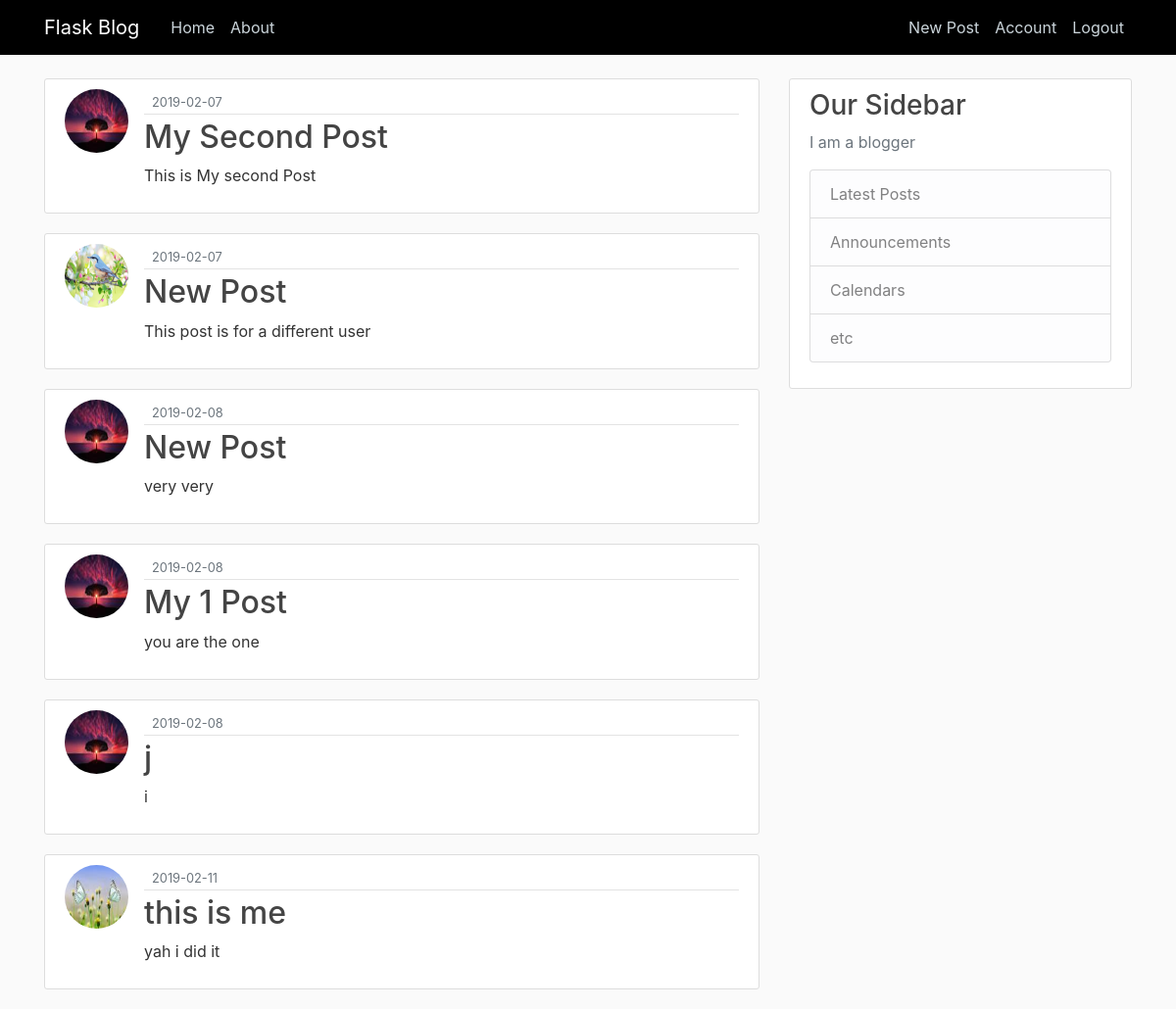
Screenshot of /home (signed in) with the database file from the repository.
### flaskblog/models.py (models this page shows, shortened)
class Post(db.Model):
    id = db.Column(db.Integer, primary_key=True)
    title = db.Column(db.String(100), nullable=False)
    date_posted = db.Column(db.DateTime, nullable=False, default=datetime.utcnow)
    content = db.Column(db.Text,nullable=False)
    user_id = db.Column(db.Integer, db.ForeignKey('user.id'), nullable=False)

class User(db.Model, UserMixin):
    id = db.Column(db.Integer, primary_key=True)
    username = db.Column(db.String(20), unique=True, nullable=False)
    email = db.Column(db.String(120), unique=True, nullable=False)
    image_file = db.Column(db.String(20), nullable=False, default='default.jpg')
    password = db.Column(db.String(60), nullable=False)
    post = db.relationship('Post', backref='author', lazy=True)

### flaskblog/routes.py (the view)
@app.route('/')
@app.route('/home')
def home():
    posts = Post.query.all()
    return render_template('home.html', posts=posts)

### flaskblog/models.py (called while the page is built)
@login_manager.user_loader
def load_user(user_id):
    return User.query.get(int(user_id))

### flaskblog/templates/home.html (shortened to what this page needs)
{% extends "layout.html" %}
    {% block content %}
    {% for post in posts %}
    <article class="media content-section">
      <img class="rounded-circle article-img" src="{{ url_for('static', filename='profile_pics/' + post.author.image_file) }}" >
        <div class="media-body">
          <div class="article-metadata">
            <small class="text-muted">{{ post.date_posted.strftime('%Y-%m-%d') }}</small>
          </div>
          <h2><a class="article-title" href="{{ url_for('post', post_id=post.id)}}">{{ post.title }}</a></h2>
          <p class="article-content">{{ post.content }}</p>
        </div>
      </article>
    {% endfor %}
{% endblock content %}

### flaskblog/static/main.css (style rules this page uses)
body { background: #fafafa; color: #333333; margin-top: 5rem; }
h1, h2, h3, h4, h5, h6 { color: #444444; }
.content-section { background: #ffffff; padding: 10px 20px; border: 1px solid #dddddd; border-radius: 3px; margin-bottom: 20px; }
.article-title { color: #444444; }
.article-content { white-space: pre-line; }
.article-img { height: 65px; width: 65px; margin-right: 16px; }
.article-metadata { padding-bottom: 1px; margin-bottom: 4px; border-bottom: 1px solid #e3e3e3; }

### rows the page displays
Post: image_file (picture), date_posted "2019-02-07", title "My Second Post", content "This is My second Post"
Post: image_file (placeholder picture), date_posted "2019-02-07", title "New Post", content "This post is for a different user"
Post: image_file (picture), date_posted "2019-02-08", title "New Post", content "very very"
Post: image_file (picture), date_posted "2019-02-08", title "My 1 Post", content "you are the one"
Post: image_file (picture), date_posted "2019-02-08", title "j", content "i"
Post: image_file (picture), date_posted "2019-02-11", title "this is me", content "yah i did it"
